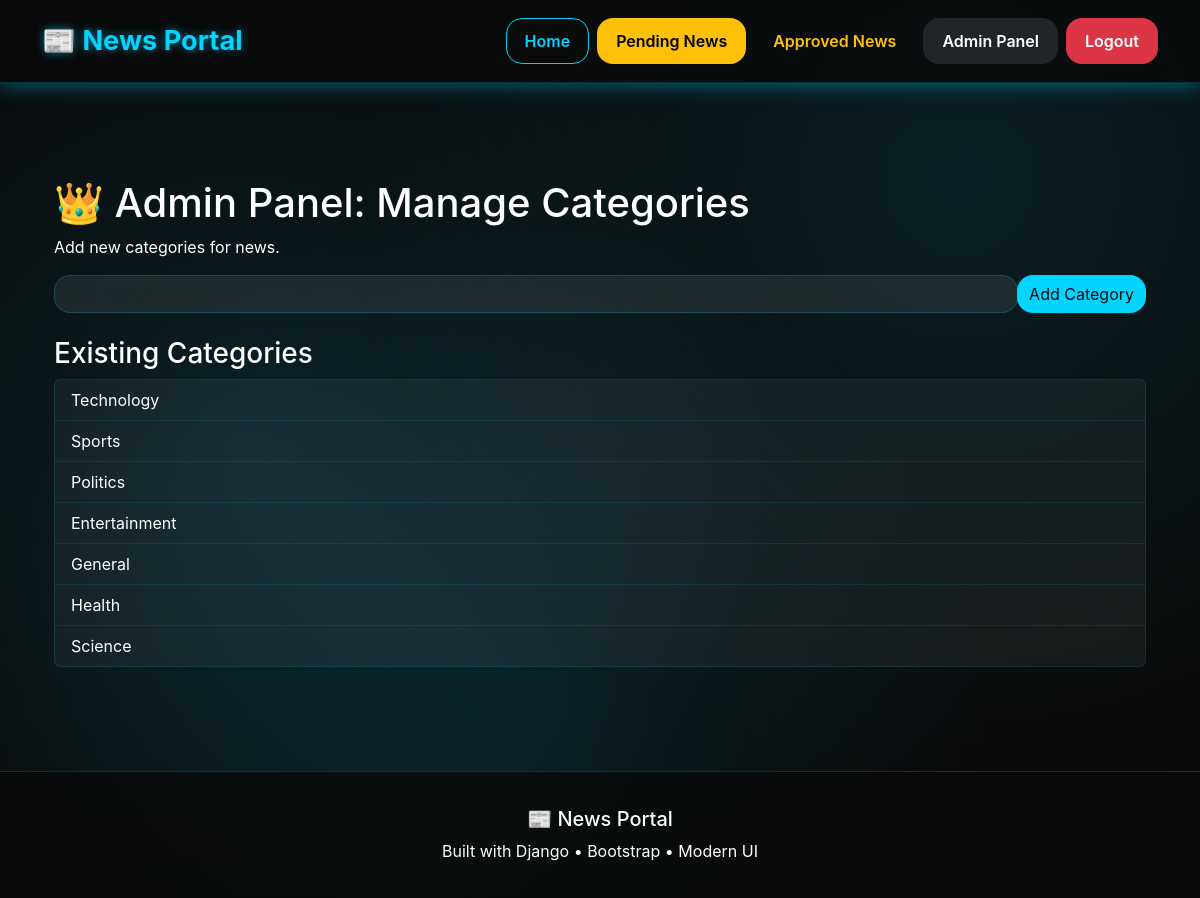
/manage-categories/ (signed in), run on the app's committed database.
### newsapp/models.py (models this page shows, shortened)
class Category(models.Model):
    name = models.CharField(max_length=100)

### newsapp/views.py (the view, shortened to what this page needs)
# urls.py: path('manage-categories/', views.manage_categories, name='manage_categories'),
@login_required
@user_passes_test(is_admin)
def manage_categories(request):
    categories = Category.objects.all()
    return render(
        request,
        'manage_categories.html',
        {'categories': categories}
    )

### newsapp/views.py (called while the page is built)
def is_admin(user):
    return user.groups.filter(name='Admin').exists() or user.is_superuser

### templates/manage_categories.html (shortened to what this page needs)
{% extends "base.html" %}
{% block content %}
<div class="container mt-5">
    <h1>👑 Admin Panel: Manage Categories</h1>
    <p>Add new categories for news.</p>
    <form method="POST" class="mb-4">
        <div class="input-group">
            <input type="text" name="name" class="form-control" placeholder="New category name" required>
            <button type="submit" class="btn btn-primary">Add Category</button>
        </div>
    </form>
    <h3>Existing Categories</h3>
    <ul class="list-group">
        {% for category in categories %}
            <li class="list-group-item">{{ category.name }}</li>
        {% empty %}
            <li class="list-group-item">No categories yet.</li>
        {% endfor %}
    </ul>
</div>
{% endblock %}

### data on the page
Category: name "Technology"
Category: name "Sports"
Category: name "Politics"
Category: name "Entertainment"
Category: name "General"
Category: name "Health"
Category: name "Science"
